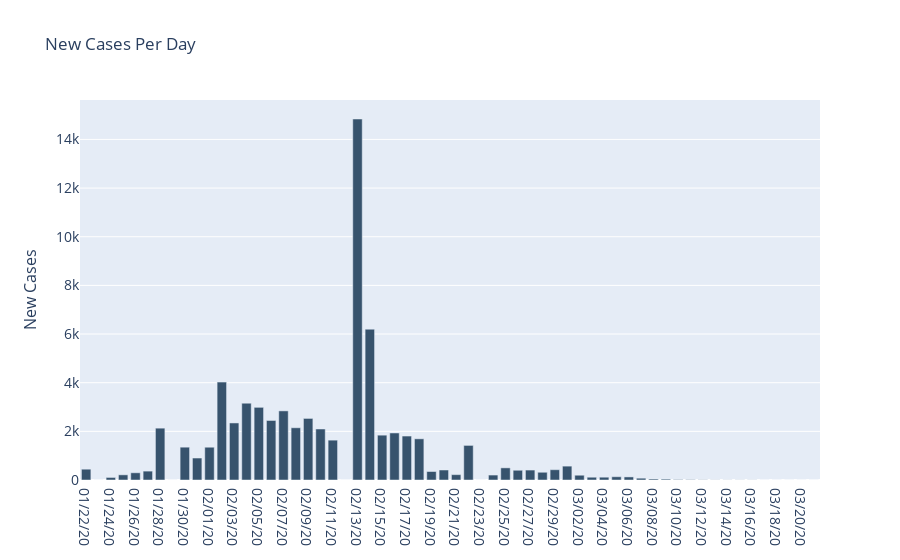

The code cell stored with this chart in its notebook:
### Code cell
import plotly.graph_objects as go

dates = date_mapper['Date_text'].unique()

fig = go.Figure()
fig.add_trace(go.Bar(x=dates,
                y=sub_df['New Cases'],
                name='China' ,
                marker_color='rgb(55, 83, 109)'
                ))
# fig.add_trace(go.Bar(x=years,
#                 y=[16, 13, 10, 11, 28, 37, 43, 55, 56, 88, 105, 156, 270,
#                    299, 340, 403, 549, 499],
#                 name='China',
#                 marker_color='rgb(26, 118, 255)'
#                 ))

fig.update_layout(
    title='New Cases Per Day',
    xaxis_tickfont_size=14,
    yaxis=dict(
        title='New Cases',
        titlefont_size=16,
        tickfont_size=14,
    ),
    legend=dict(
        x=0,
        y=1.0,
        bgcolor='rgba(255, 255, 255, 0)',
        bordercolor='rgba(255, 255, 0, 0)'
    ),
    barmode='group',
    bargap=0.15, # gap between bars of adjacent location coordinates.
    bargroupgap=0.1 # gap between bars of the same location coordinate.
)
fig.show()

### Figure 1 — Plotly figure (JSON) as saved in the notebook; plotly's stock layout.template omitted (floating-point values rounded to 4 significant figures)
{"data": [{"marker": {"color": "rgb(55, 83, 109)"}, "name": "China", "type": "bar", "x": ["01/22/20", "01/23/20", "01/24/20", "01/25/20", "01/26/20", "01/27/20", "01/28/20", "01/29/20", "01/30/20", "01/31/20", "02/01/20", "02/02/20", "02/03/20", "02/04/20", "02/05/20", "02/06/20", "02/07/20", "02/08/20", "02/09/20", "02/10/20", "02/11/20", "02/12/20", "02/13/20", "02/14/20", "02/15/20", "02/16/20", "02/17/20", "02/18/20", "02/19/20", "02/20/20", "02/21/20", "02/22/20", "02/23/20", "02/24/20", "02/25/20", "02/26/20", "02/27/20", "02/28/20", "02/29/20", "03/01/20", "03/02/20", "03/03/20", "03/04/20", "03/05/20", "03/06/20", "03/07/20", "03/08/20", "03/09/20", "03/10/20", "03/11/20", "03/12/20", "03/13/20", "03/14/20", "03/15/20", "03/16/20", "03/17/20", "03/18/20", "03/19/20", "03/20/20", "03/21/20"], "y": [444, 0, 105, 212, 297, 365, 2131, 0, 1349, 903, 1347, 4024, 2345, 3156, 2987, 2447, 2841, 2147, 2531, 2097, 1638, 0, 14840, 6200, 1843, 1933, 1807, 1693, 349, 411, 220, 1422, 0, 203, 499, 401, 409, 318, 423, 570, 196, 114, 115, 134, 126, 74, 41, 36, 17, 13, 8, 5, 4, 4, 4, 1, 1, 0, 0, 0]}], "layout": {"bargap": 0.15, "bargroupgap": 0.1, "barmode": "group", "legend": {"bgcolor": "rgba(255, 255, 255, 0)", "bordercolor": "rgba(255, 255, 0, 0)", "x": 0, "y": 1}, "title": {"text": "New Cases Per Day"}, "xaxis": {"tickfont": {"size": 14}}, "yaxis": {"tickfont": {"size": 14}, "title": {"font": {"size": 16}, "text": "New Cases"}}}}
